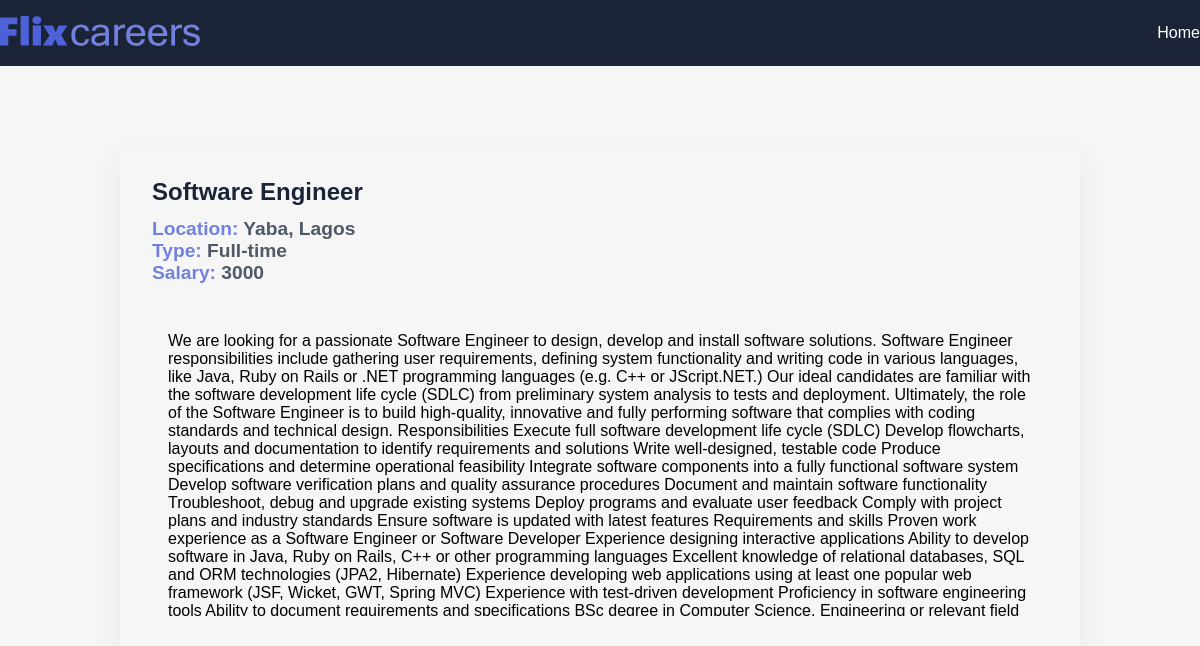
Page /job/0 on the committed database.
### app/models.py (models this page shows, shortened)
class JobPost(models.Model):
    JOBS_TYPE_CHOICES = [
        ('Full Time', 'Full Time'),
        ('Part Time', 'Part Time')
    ]
    title = models.CharField(max_length=200)
    description = models.TextField()
    date = models.DateTimeField(auto_now_add=True)
    expire = models.DateField(null=True)
    salary = models.IntegerField()
    url = models.SlugField(null=True, max_length=40, unique=True)
    location = models.OneToOneField(Location, on_delete=models.CASCADE, null=True)
    author = models.ForeignKey(Author, on_delete=models.CASCADE, null=True)
    skills = models.ManyToManyField(Skill)
    type = models.CharField(max_length=200, null=False, choices=JOBS_TYPE_CHOICES)

class Location(models.Model):
    street = models.CharField(max_length=200)
    city = models.CharField(max_length=200)
    state = models.CharField(max_length=200)
    zip = models.CharField(max_length=200)

### app/views.py (the view)
# urls.py: path('job/<int:id>', views.job_detail, name="jobs_detail"),
def job_detail(request, id):
    try:
        context = {
            "job": job[id],
        }
        return render(request, "app/jobdetail.html", context)
    except:
        return HttpResponseNotFound("<h1>Not Found</h1>")

### app/templates/app/jobdetail.html (shortened to what this page needs)
{% extends 'base.html' %}
 {% load static %}
{% block content %}
<section>
  <div class="container">
    <div class="view-post">
      <h1 class="jobtitle">{{job.title }}</h1>
      <p class="location it">
        Location: <span>{{job.location.city}}, {{job.location.state}}</span>
      </p>
      <p class="status it">Type: <span>Full-time</span></p>
      <p class="budget it">Salary: <span>{{job.salary}}</span></p>
      <div class="desc">
        <p class="details">{{job.description}}</p>
      </div>
    </div>
  </div>
</section>
{% endblock content %}

### app/static/app/style.css (style rules this page uses)
* { margin: 0; padding: 0; box-sizing: border-box; font-family: "Poppins", sans-serif; }
:root { --blue: #4d62d8; --lblue: #7281e0; --card: #fdfdfd; --shadow: #64646f17 0px 12px 29px 0px; --nav: #1b2436; }
body { background: #f5f6f5; }
.container { max-width: 1200px; margin: auto; }
.view-post { width: 80%; border-radius: 10px; box-shadow: var(--shadow); margin: 5em auto; padding: 2em; }
.desc { max-height: 300px; overflow-y: scroll; margin: 2em 0; padding: 1em; }
.jobtitle { font-size: 1.5rem; color: var(--nav); font-weight: 600; margin-bottom: 0.5em; }
.it { font-size: 1.2rem; font-weight: 600; color: var(--lblue); }
.it span { color: #1b2436c0; }

### rows in the picture
JobPost: title "Software Engineer", location.city "Yaba", location.state "Lagos", salary "3000", description "We are looking for a passionate Software Engineer to design, develop and install software solutions. Software Engineer responsibilities include gathering user requirements, defining system functionality and writing code in various languages, like Java, Ruby on Rails or .NET programming languages (e.g. C++ or JScript.NET.) Our ideal candidates are familiar with the software development life cycle (SDLC) from preliminary system analysis to tests and deployment. Ultimately, the role of the Software Engineer is to build high-quality, innovative and fully performing software that complies with coding standards and technical design. Responsibilities Execute full software development life cycle…"
